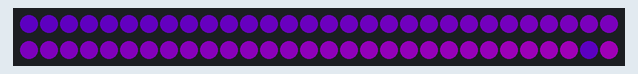
Simulated run of this sketch. Board: Arduino Uno, built with avr-gcc and run on an emulated ATmega328P. Shown: 60 RGB LEDs in strip order, left to right, continuing on the next row. Dim RGB values are drawn brighter than linear.

Above: at 1.81 s.
At 6.91 s:
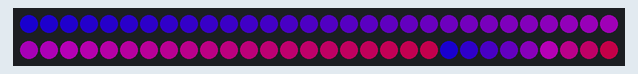
At 11.64 s:
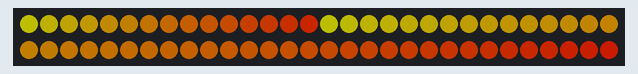
At 19.79 s:
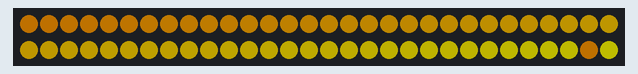
At 29.66 s:
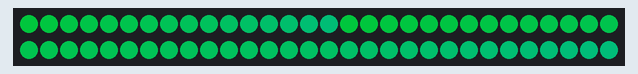
At 39.26 s:
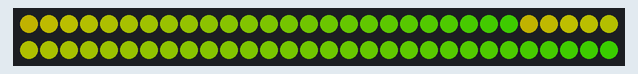

The sketch:

demo_1.ino
```cpp
/* blendwave
 *
 *  By: Andrew Tuline
 *
 *  Date: October, 2015
 *
 *  This uses beats, blend and the fill gradient functions to blend a couple of waves together. Again, try making changes to this and see how it looks.
 *
 */

#include "FastLED.h"                                          // FastLED library.

#if FASTLED_VERSION < 3001000
#error "Requires FastLED 3.1 or later; check github for latest code."
#endif

// Fixed definitions cannot change on the fly.
#define LED_DT 3                                             // Data pin to connect to the strip.
#define LED_CK 11                                             // Clock pin for WS2801 or APA102.
#define COLOR_ORDER GRB                                       // It's GRB for WS2812 and BGR for APA102.
#define LED_TYPE WS2812                                       // Using APA102, WS2812, WS2801. Don't forget to modify LEDS.addLeds to suit.
#define NUM_LEDS 60                                           // Number of LED's.

// Global variables can be changed on the fly.
uint8_t max_bright = 128;                                      // Overall brightness definition. It can be changed on the fly.

struct CRGB leds[NUM_LEDS];                                   // Initialize our LED array.

CRGB clr1;
CRGB clr2;
uint8_t speed;
uint8_t loc1;
uint8_t loc2;
uint8_t ran1;
uint8_t ran2;


void setup() {

  Serial.begin(115200);                                        // Initialize serial port for debugging.
  delay(1000);                                                // Soft startup to ease the flow of electrons.


 LEDS.addLeds<LED_TYPE, LED_DT, COLOR_ORDER>(leds, NUM_LEDS);  // Use this for WS2812

  FastLED.setBrightness(max_bright);
  FastLED.setMaxPowerInVoltsAndMilliamps(5, 500);               // FastLED Power management set at 5V, 500mA.

} // setup()


void loop(){

  blendwave();
  FastLED.show();

} // loop()


void blendwave() {

  speed = beatsin8(6,0,255);

  clr1 = blend(CHSV(beatsin8(3,0,255),255,255), CHSV(beatsin8(4,0,255),255,255), speed);
  clr2 = blend(CHSV(beatsin8(4,0,255),255,255), CHSV(beatsin8(3,0,255),255,255), speed);

  loc1 = beatsin8(10,0,NUM_LEDS-1);

  fill_gradient_RGB(leds, 0, clr2, loc1, clr1);
  fill_gradient_RGB(leds, loc1, clr2, NUM_LEDS-1, clr1);

} // blendwave()
```
